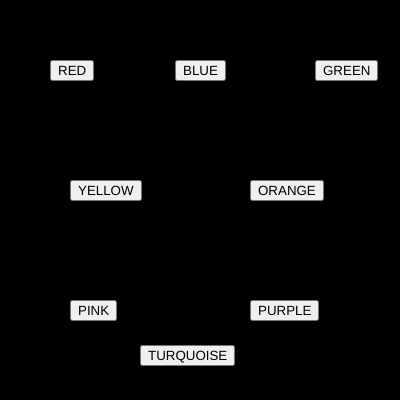
Frame 1 (no input)
Frame 60 (no input): identical to frame 1, image omitted
Frame 120 (the mouse pressed at the canvas centre since frame 60): identical to frame 1, image omitted

The p5.js sketch that drew this single still picture (run headless with seeded random() and noise() and a simulated clock; from frame 60 on, the mouse is pressed at the canvas centre):

// p5.js sketch
// ── sketch.js
var btn_red;
var btn_green;
var btn_blue;

var r = 0;
var g = 0;
var b = 0;

function setup() {
  createCanvas(400, 400);  
  btn_red = createButton("RED")
  btn_red.position(50,60)
  btn_red.mousePressed(red_bg)

  btn_blue = createButton("BLUE")
  btn_blue.position(175,60)
  btn_blue.mousePressed(blue_bg)

  btn_green = createButton("GREEN")
  btn_green.position(315,60)
  btn_green.mousePressed(green_bg)

  btn_yellow = createButton("YELLOW")
  btn_yellow.position(70,180)
  btn_yellow.mousePressed(yellow_bg)

  btn_orange = createButton("ORANGE")
  btn_orange.position(250,180)
  btn_orange.mousePressed(orange_bg)

  btn_pink = createButton("PINK")
  btn_pink.position(70,300)
  btn_pink.mousePressed(pink_bg)

  btn_purple = createButton("PURPLE")
  btn_purple.position(250,300)
  btn_purple.mousePressed(purple_bg)

  btn_turquoise = createButton("TURQUOISE")
  btn_turquoise.position(140,345)
  btn_turquoise.mousePressed(turquoise_bg)
}

function draw() {
  background(r,g,b);
}

function red_bg()
{
  r=225;
  g=0;
  b=0;

}

function blue_bg()
{
  r=0;
  g=0;
  b=225;

}

function green_bg()
{
  r=0;
  g=225;
  b=0;

}

function yellow_bg()
{
  r=225;
  g=225;
  b=0;

}


function orange_bg()
{
  r=225;
  g=128;
  b=0;

}

function pink_bg()
{
  r=225;
  g=102;
  b=225;

}

function purple_bg()
{
  r=178;
  g=102;
  b=225;

}

function turquoise_bg()
{
  r=0;
  g=204;
  b=204;

}
